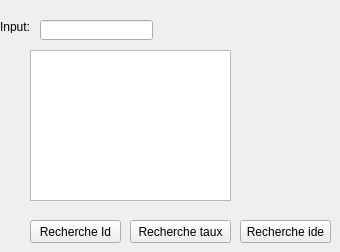
      <widget class="QWidget" name="tab_9">
       <attribute name="title">
        <string>Recherche</string>
       </attribute>
       <widget class="QTableView" name="rech">
        <property name="geometry">
         <rect>
          <x>30</x>
          <y>50</y>
          <width>201</width>
          <height>151</height>
         </rect>
        </property>
       </widget>
       <widget class="QLabel" name="label_9">
        <property name="geometry">
         <rect>
          <x>0</x>
          <y>20</y>
          <width>47</width>
          <height>13</height>
         </rect>
        </property>
        <property name="text">
         <string>Input:</string>
        </property>
       </widget>
       <widget class="QLineEdit" name="id_6">
        <property name="geometry">
         <rect>
          <x>40</x>
          <y>20</y>
          <width>113</width>
          <height>20</height>
         </rect>
        </property>
       </widget>
       <widget class="QPushButton" name="recherche">
        <property name="geometry">
         <rect>
          <x>30</x>
          <y>220</y>
          <width>91</width>
          <height>23</height>
         </rect>
        </property>
        <property name="text">
         <string>Recherche Id</string>
        </property>
       </widget>
       <widget class="QPushButton" name="rechtaux">
        <property name="geometry">
         <rect>
          <x>130</x>
          <y>220</y>
          <width>101</width>
          <height>23</height>
         </rect>
        </property>
        <property name="text">
         <string>Recherche taux</string>
        </property>
       </widget>
       <widget class="QPushButton" name="rechide">
        <property name="geometry">
         <rect>
          <x>240</x>
          <y>220</y>
          <width>91</width>
          <height>23</height>
         </rect>
        </property>
        <property name="text">
         <string>Recherche ide</string>
        </property>
       </widget>
      </widget>
